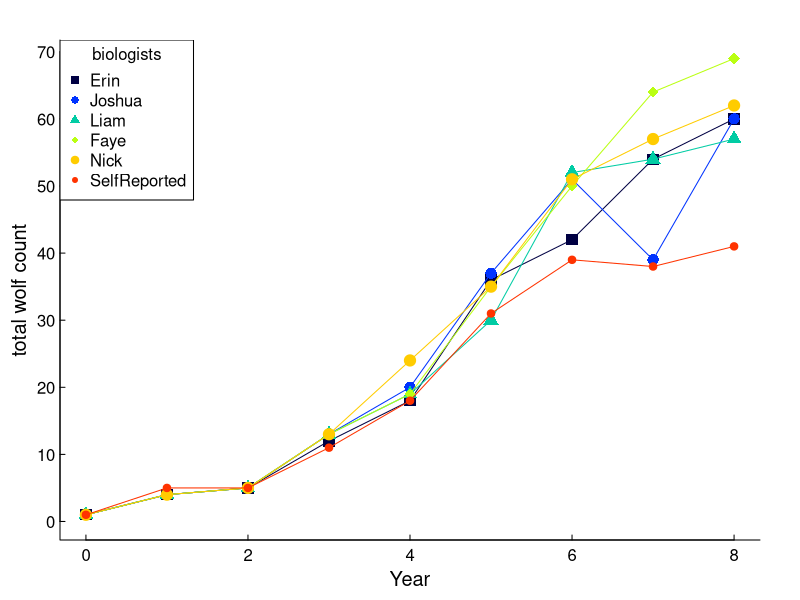

Reproduce this figure in R.
## ---- chunk 1
knitr::opts_chunk$set(echo = FALSE, eval = FALSE)
## ---- chunk 2
par(mar = c(3,3,2,2), bty = "l", mgp = c(1.5,.25,0), tck = 0.01, cex.lab = 1.2, las = 1)
wolf <- read.csv("WolfCounts2025.csv")

palette(gplots::rich.colors(6))

biologists <- names(wolf)[2:7]
plot(wolf[,2] ~ Year, data = wolf, type = "n", 
     ylim= c(0,max(wolf)), ylab = "total wolf count")
for(i in 1:length(biologists)){
  points(get(biologists[i]) ~ Year, data = wolf, col = i, type = "o", 
         pch = i + 14, cex = 1.5)
}
legend("topleft", legend = biologists, col = 1:6, pch = 15:20, title = "biologists")
